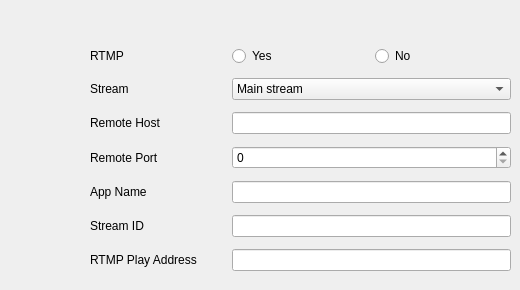
      <widget class="QWidget" name="network_rtmp">
       <attribute name="title">
        <string>RTMP</string>
       </attribute>
       <widget class="QWidget" name="gridLayoutWidget_4">
        <property name="geometry">
         <rect>
          <x>90</x>
          <y>40</y>
          <width>421</width>
          <height>241</height>
         </rect>
        </property>
        <layout class="QGridLayout" name="rtmp_grid">
         <item row="6" column="0">
          <widget class="QLabel" name="label_rtmp_play_address">
           <property name="text">
            <string>RTMP Play Address</string>
           </property>
          </widget>
         </item>
         <item row="4" column="1" colspan="2">
          <widget class="QLineEdit" name="app_name"/>
         </item>
         <item row="6" column="1" colspan="2">
          <widget class="QLineEdit" name="rtmp_play_address">
           <property name="readOnly">
            <bool>true</bool>
           </property>
          </widget>
         </item>
         <item row="4" column="0">
          <widget class="QLabel" name="label_app_name">
           <property name="text">
            <string>App Name</string>
           </property>
          </widget>
         </item>
         <item row="0" column="2">
          <widget class="QRadioButton" name="network_ethernet_rtmp_no">
           <property name="text">
            <string>No</string>
           </property>
          </widget>
         </item>
         <item row="1" column="1" colspan="2">
          <widget class="QComboBox" name="stream_type">
           <item>
            <property name="text">
             <string>Main stream</string>
            </property>
           </item>
           <item>
            <property name="text">
             <string>Sub stream</string>
            </property>
           </item>
          </widget>
         </item>
         <item row="2" column="0">
          <widget class="QLabel" name="label_remote_host">
           <property name="text">
            <string>Remote Host</string>
           </property>
          </widget>
         </item>
         <item row="5" column="0">
          <widget class="QLabel" name="label_stream_id">
           <property name="text">
            <string>Stream ID</string>
           </property>
          </widget>
         </item>
         <item row="3" column="0">
          <widget class="QLabel" name="label_remote_port">
           <property name="text">
            <string>Remote Port</string>
           </property>
          </widget>
         </item>
         <item row="5" column="1" colspan="2">
          <widget class="QLineEdit" name="stream_id"/>
         </item>
         <item row="0" column="0">
          <widget class="QLabel" name="label_rtmp">
           <property name="text">
            <string>RTMP</string>
           </property>
          </widget>
         </item>
         <item row="0" column="1">
          <widget class="QRadioButton" name="network_ethernet_rtmp_yes">
           <property name="text">
            <string>Yes</string>
           </property>
          </widget>
         </item>
         <item row="1" column="0">
          <widget class="QLabel" name="label_stream">
           <property name="text">
            <string>Stream</string>
           </property>
          </widget>
         </item>
         <item row="3" column="1" colspan="2">
          <widget class="QSpinBox" name="remote_port">
           <property name="maximum">
            <number>65535</number>
           </property>
          </widget>
         </item>
         <item row="2" column="1" colspan="2">
          <widget class="QLineEdit" name="remote_host"/>
         </item>
        </layout>
       </widget>
      </widget>
